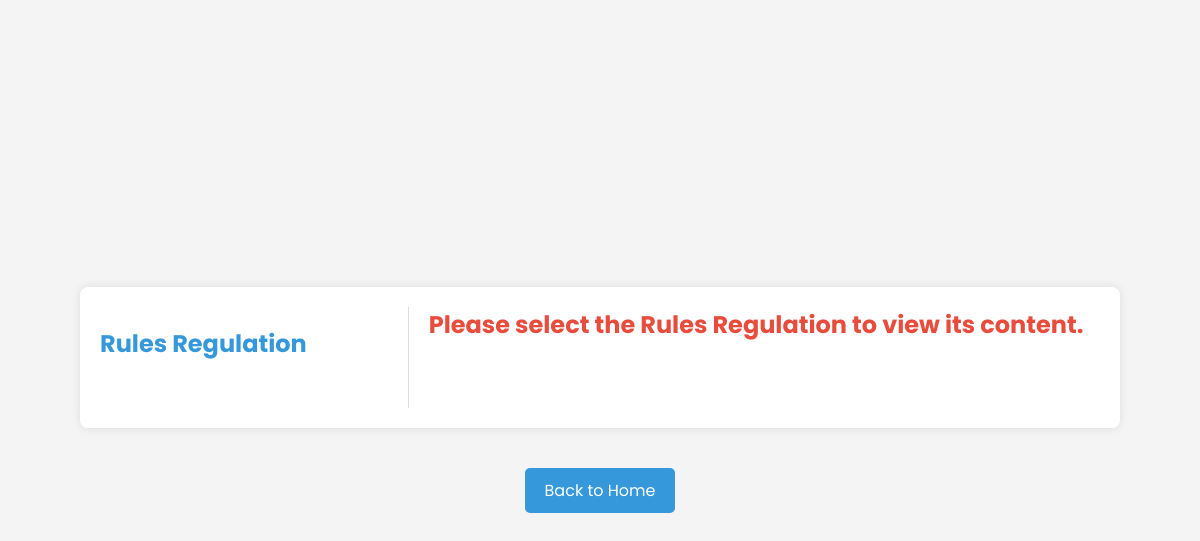
/rules_regulations.php, run on an earlier commit of the app's database.
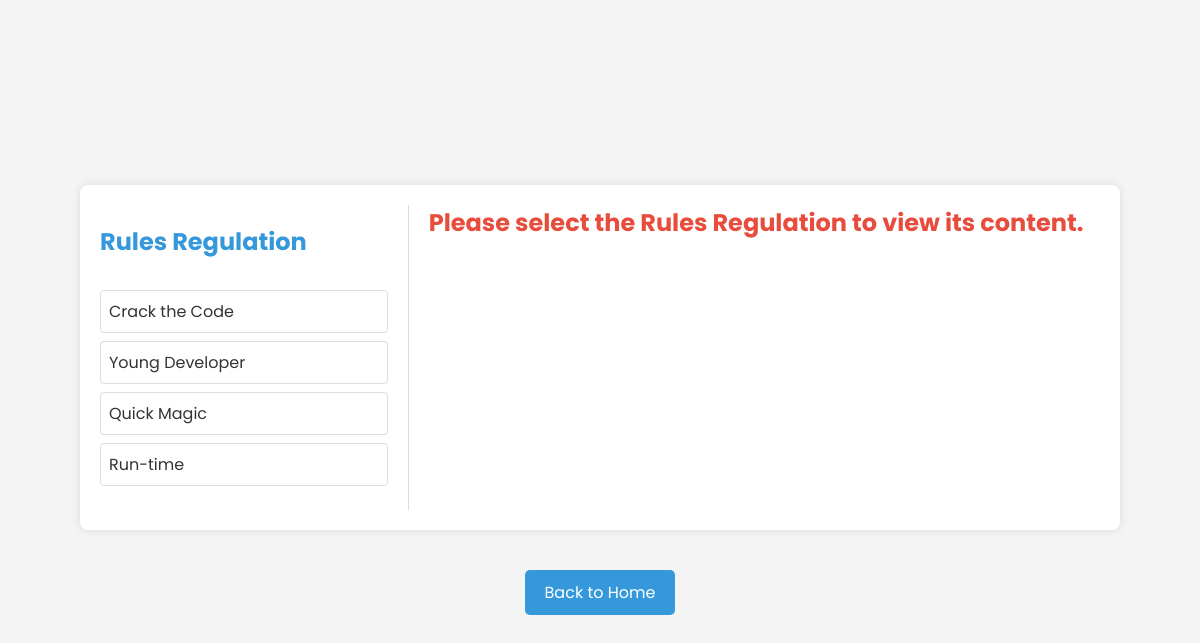
And on a later commit of the database.
### tables this page shows
CREATE TABLE `rules_regulations` (
  `id` int NOT NULL AUTO_INCREMENT,
  `title` varchar(255) NOT NULL,
  `content` text NOT NULL,
  `display_order` int DEFAULT '0',
  PRIMARY KEY (`id`)
);

### rules_regulations.php (the view, shortened to what this page needs)
<?php
include "config.php";
$sql = "SELECT id, title FROM rules_regulations ORDER BY title ASC";
$result = mysqli_query($conn, $sql);
$rules_data = array();
if (mysqli_num_rows($result) > 0) {
    while ($row = mysqli_fetch_assoc($result)) {
        $rules_data[] = $row;
    }
}
$selected_rules_id = isset($_GET['rules_id']) ? intval($_GET['rules_id']) : 0;
$selected_content = "";
$selected_title = "";
?>
<!DOCTYPE html>
<html lang="en">
<head>
    <link rel="stylesheet" href="https://cdnjs.cloudflare.com/ajax/libs/font-awesome/6.0.0/css/all.min.css" />
</head>
<body>
    <div class="container">
        <div class="rules-list">
            <h2>Rules Regulation</h2>
            <ul>
                <?php foreach ($rules_data as $rule): ?>
                    <li><a href="rules_regulations.php?rules_id=<?php echo htmlspecialchars($rule['id']); ?>" <?php if ($selected_rules_id == $rule['id']) echo "class='active'"; ?>><?php echo htmlspecialchars($rule['title']); ?></a></li>
                <?php endforeach; ?>
            </ul>
        </div>
        <div class="rules-content">
            <?php if ($selected_rules_id > 0): ?>
                <h2><?php echo htmlspecialchars($selected_title); ?> Rules and Regulations</h2>
                 <ul>
                <?php $content = explode("\n", htmlspecialchars($selected_content));  ?>
                     <?php foreach ($content as $text): ?>
                         <li><?php echo trim($text); ?></li>
                     <?php endforeach; ?>
              </ul>
            <?php else: ?>
                <h2>Please select the Rules Regulation to view its content.</h2>
            <?php endif; ?>
        </div>
    </div>
    <div class="back-link-container">
        <a href="dashboard.php" class="back-link">Back to Home</a>
    </div>
</body>
</html>

What changed in the data, as far as the page shows it:
added rules_regulations: title "Crack the Code"
added rules_regulations: title "Young Developer"
added rules_regulations: title "Quick Magic"
added rules_regulations: title "Run-time"
